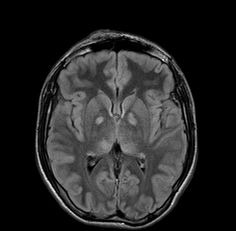
#> input picture Image/image.jpg, 236 x 231 px
$ python -i GetContrastedImages.py   (imports and definitions only)
#> lines starting #> are read from the running program, lines starting #| are printed output that depends on the picture; after the words box and inside, x2 and y2 are one past the last pixel; in counts of white or black regions, pixels touching at a corner belong together
import PyQt5
import cv2
import numpy as np
from PyQt5.QtGui import QPixmap, QImage


def get_contrasting_images(image_path: str):
    print("------------------- IMAGE SEGMENTATION -------------------")
    """
    :param image_path: Path to the input image
    :return: A dictionary containing the original, segmented, highlighted, and contrast-enhanced images.
    """

    def enhance_contrast(image, levels=12):
        """Generate contrast-enhanced versions of an image at different levels using CLAHE."""
        lab = cv2.cvtColor(image, cv2.COLOR_BGR2LAB)
        l, a, b = cv2.split(lab)

        contrast_images = []
        for i in range(1, levels + 1):
            clip_limit = i * 1.5  # Increasing contrast intensity
            clahe = cv2.createCLAHE(clipLimit=clip_limit, tileGridSize=(8, 8))
            l_enhanced = clahe.apply(l)
            enhanced_lab = cv2.merge([l_enhanced, a, b])
            enhanced_image = cv2.cvtColor(enhanced_lab, cv2.COLOR_LAB2BGR)
            contrast_images.append(enhanced_image)

        return contrast_images

    def segment_and_highlight(image):
        """Apply K-Means clustering and highlight segmented regions."""
        blurred = cv2.GaussianBlur(image, (5, 5), 0)

        # Apply K-Means Clustering
        pixel_values = blurred.reshape((-1, 3))
        pixel_values = np.float32(pixel_values)
        k = 3  # Number of clusters
        criteria = (cv2.TERM_CRITERIA_EPS + cv2.TERM_CRITERIA_MAX_ITER, 100, 0.2)
        _, labels, centers = cv2.kmeans(pixel_values, k, None, criteria, 10, cv2.KMEANS_RANDOM_CENTERS)
        centers = np.uint8(centers)
        segmented_image = centers[labels.flatten()].reshape(image.shape)

        # Convert to Grayscale and Threshold
        gray = cv2.cvtColor(segmented_image, cv2.COLOR_BGR2GRAY)
        _, binary_mask = cv2.threshold(gray, 0, 255, cv2.THRESH_BINARY + cv2.THRESH_OTSU)

        # Apply Morphological Operations
        kernel = np.ones((5, 5), np.uint8)
        mask_cleaned = cv2.morphologyEx(binary_mask, cv2.MORPH_CLOSE, kernel)
        mask_cleaned = cv2.morphologyEx(mask_cleaned, cv2.MORPH_OPEN, kernel)

        # Find Contours
        contours, _ = cv2.findContours(mask_cleaned, cv2.RETR_EXTERNAL, cv2.CHAIN_APPROX_SIMPLE)

        # Draw Contours with Different Colors
        output = image.copy()
        colors = [(255, 0, 0), (0, 255, 0), (0, 0, 255), (255, 255, 0), (255, 0, 255)]
        for i, contour in enumerate(contours):
            color = colors[i % len(colors)]
            cv2.drawContours(output, [contour], -1, color, 2)

        return segmented_image, output

    def process_images(image_path_):
        """Process the image, generate contrast variations, and return them."""
        # Load and Resize Image
        image = cv2.imread(image_path_)
        image = cv2.resize(image, (256, 256))  # Resize for uniformity
        image_rgb = cv2.cvtColor(image, cv2.COLOR_BGR2RGB)  # Convert to RGB

        # Generate 12 Contrast-Enhanced Images
        contrast_images = enhance_contrast(image)

        # Process Original Image for Segmentation
        segmented, highlighted = segment_and_highlight(image)

        # Store all images in a dictionary
        processed_images = {
            "original": image_rgb,
            "segmented": segmented,
            "highlighted": highlighted,
            "contrast_images": contrast_images  # List of 12 contrast-enhanced images
        }

        return processed_images

    return process_images(image_path_=image_path)
#> in process_images, image is the input picture: shape (231, 236, 3); min 0, max 251, mean 37.7
#> in process_images, `image = cv2.resize(image, (256, 256))`:
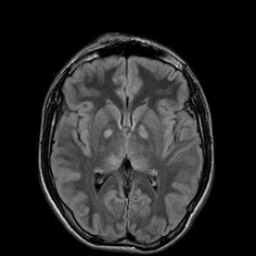
#> image: shape (256, 256, 3); min 0, max 217, mean 37.6
#> in enhance_contrast, `lab = cv2.cvtColor(image, cv2.COLOR_BGR2LAB)`: lab: shape (256, 256, 3); mean of channels 0, 1, 2 40.2, 128, 128
#> in enhance_contrast, `l, a, b = cv2.split(lab)`: a: shape (256, 256); every value is 128
#> the loop in enhance_contrast, `for i in range(1, levels + 1):` made 12 passes
#> pass 2, in enhance_contrast, `l_enhanced = clahe.apply(l)`:
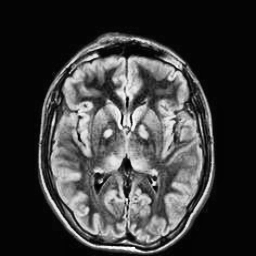
#> l_enhanced: shape (256, 256); min 1, max 255, mean 58.5
#> after the loop in enhance_contrast, `for i in range(1, levels + 1):`: enhanced_lab: shape (256, 256, 3); mean of channels 0, 1, 2 73.6, 128, 128
#> after the loop in enhance_contrast, `for i in range(1, levels + 1):`: contrast_images = 12 items
#> in segment_and_highlight, `blurred = cv2.GaussianBlur(image, (5, 5), 0)`:
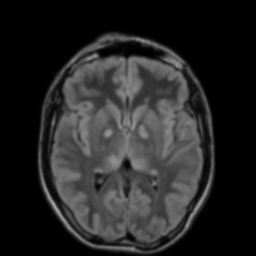
#> blurred: shape (256, 256, 3); min 0, max 162, mean 37.6
#> in segment_and_highlight, `_, labels, centers = cv2.kmeans(pixel_values, k, None, criteria, 10, c..`: centers = [[63.21, 63.21, 63.21], [102.1, 102.1, 102.1], [2.04, 2.04, 2.04]]
#> in segment_and_highlight, `centers = np.uint8(centers)`: centers = [[63, 63, 63], [102, 102, 102], [2, 2, 2]]
#> in segment_and_highlight, `segmented_image = centers[labels.flatten()].reshape(image.shape)`:
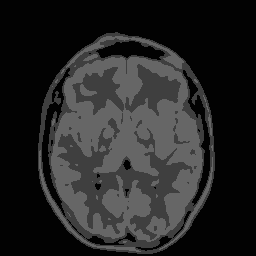
#> segmented_image: shape (256, 256, 3); min 2, max 102, mean 37.5
#> in segment_and_highlight, `_, binary_mask = cv2.threshold(gray, 0, 255, cv2.THRESH_BINARY + cv2.T..`:
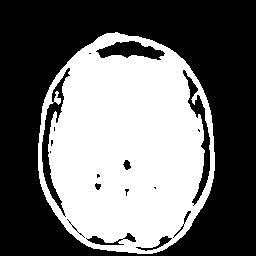
#> binary_mask: shape (256, 256); 43.1% white; 1 white region, box (x1, y1, x2, y2) and area: (38, 32, 215, 254) 28256
#> in segment_and_highlight, `mask_cleaned = cv2.morphologyEx(binary_mask, cv2.MORPH_CLOSE, kernel)`: mask_cleaned: shape (256, 256); 44.6% white; 1 white region, box (x1, y1, x2, y2) and area: (38, 32, 215, 256) 29208
#> in segment_and_highlight, `mask_cleaned = cv2.morphologyEx(mask_cleaned, cv2.MORPH_OPEN, kernel)`:
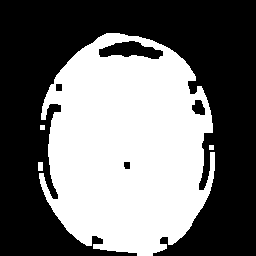
#> mask_cleaned: shape (256, 256); 44.1% white; 4 white regions
#> in segment_and_highlight, `contours, _ = cv2.findContours(mask_cleaned, cv2.RETR_EXTERNAL, cv2.CH..`: contours = 4 contours, 2 with area under 20; largest, box (x1, y1, x2, y2) and area: (39, 33, 215, 256) 29317, (38, 162, 43, 171) 32
#> the loop in segment_and_highlight, `for i, contour in enumerate(contours):` made 4 passes
#> (contour, color) on passes 1 to 3: ([[38, 162], [38, 170], [42, 170], [42, 162]], (255, 0, 0)), ([[209, 145], [209, 149], [213, 149], [213, 145]], (0, 255, 0)), ([[40, 125], [40, 129], [44, 129], [44, 125]], (0, 0, 255))
#> color on pass 4: (255, 255, 0)
#> after the loop in segment_and_highlight, `for i, contour in enumerate(contours):`:
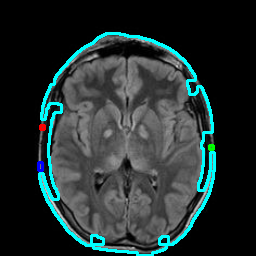
#> output: shape (256, 256, 3); 5.03% of pixels changed, all inside (x1, y1, x2, y2) = (37, 32, 216, 256)


# [88 lines left out: function cv2_get_contrasting_images, not called in this run]

>>> result = get_contrasting_images('../../Image/image.jpg')
#> result = 4 items
